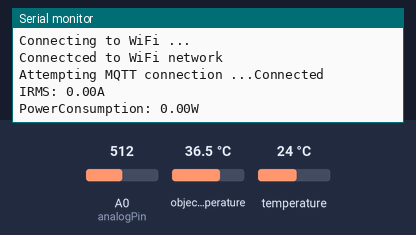
Bench run of a sketch on a simulated ESP8266 (NodeMCU). Shown: the last lines printed to the serial monitor. The test bench sets the inputs (shaded band); at power-on: object temperature 36.5 °C, temperature 24 °C, A0 (analogPin) = 512. WiFi joins after 1.5 s; servers stay silent unless stated; no MQTT or app messages arrive unless stated; not simulated (calls return 0 or success): credentials.h; names the files do not define were given values by the test bench: MQTT_PORT = 1883.

Above: at 2.7 s.
2.8 s: object temperature set to 20 °C
At 4.2 s:
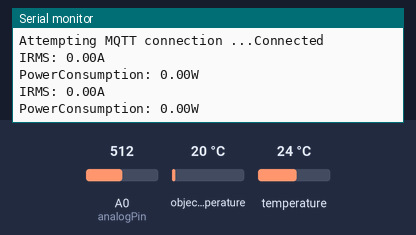
8.0 s: temperature set to 12 °C
9.5 s: object temperature set to 26 °C
At 12.4 s:
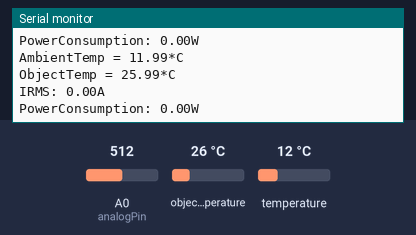

Measured:
- after the input at 9.5 s, the serial monitor: prints a new line after 2.1 s (image 2)

The sketch:

aramfelvetel_homero.ino
```cpp
#pragma region "includes"
#include "Adafruit_MLX90614.h"
#include <PubSubClient.h>
#include <ESP8266WiFi.h>
#include "credentials.h"
#pragma ends

#pragma region "variables"
WiFiClient espClient;
PubSubClient client(espClient);

const char ssid[] = WIFI_SSID;
const char password[] = WIFI_PASSWORD;

const char mqtt_server[] = MQTT_SERVER;
const int mqtt_port = MQTT_PORT;
const char mqtt_user[] = MQTT_USER;
const char mqtt_password[] = MQTT_PASSWORD;

const char client_id[] = CLIENT_ID;
int analogPin = A0; // Analóg bemenet
int max_val;
int new_val;
int old_val = 540;
float IRMS;
bool meres_kezdheto = false;
int digitPin1 = D1;
int digitPin2 = D2;
//Hőmérőszenzor
Adafruit_MLX90614 mlx = Adafruit_MLX90614();
long temptime;
long timer;
long timer2;
#pragma end

void reconnect() {
  while (!client.connected()) {
     Serial.print("Attempting MQTT connection ...");
     if (client.connect(client_id, mqtt_user, mqtt_password)) {
        Serial.println("Connected");
        client.subscribe("s/us");
      }
      else {
        Serial.print("Failed, rc= ");
        Serial.print(client.state());
        Serial.println("Try again in 5 seconds");
        delay(5000);
      }
    }
}

void sendTemp() {
  double temperature = mlx.readObjectTempC();
  String temp = "200,Temperature,temperature," + (String)temperature;
  char payload[temp.length() + 1];
  temp.toCharArray(payload, temp.length() + 1);
  client.publish("s/us", payload);
}

void sendIRMS(float IRMS) {
  int watt = 240*IRMS;
  String temp = "200,Ammeter,IRMS," + String(IRMS) + "\n200,Ammeter,Watt," + (String)watt;
  char payload[temp.length() + 1];
  temp.toCharArray(payload, temp.length() + 1);
  client.publish("s/us", payload);
  delay(100);
}

// Az alábbi függvény megvizsgálja, hogy pozitív félhullámot mintavételezünk-e
bool emelkedik() {
  bool emelkedes;
  analogReference(EXTERNAL);
  int new_val1 = analogRead(analogPin);
  delayMicroseconds(50);
  analogReference(EXTERNAL);
  int new_val2 = analogRead(analogPin);
  if(new_val2 > new_val1 && new_val2 > 552){
    emelkedes =true;
  }
  else {
    emelkedes =false;
  }
  return emelkedes;
}
void Tempprint(){
  Serial.print("AmbientTemp = ");
  Serial.print(mlx.readAmbientTempC());
  Serial.println("*C");
  Serial.print("ObjectTemp = ");
  Serial.print(mlx.readObjectTempC());
  Serial.println("*C");
}

void setup() {
  Serial.begin(115200);
  WiFi.begin(ssid, password);
  while (WiFi.status() != WL_CONNECTED) {
    delay(500);
    Serial.println("Connecting to WiFi ...");
  }
  Serial.println("Connectced to WiFi network");

  client.setServer(mqtt_server,  mqtt_port);
  reconnect();

  pinMode(A0,INPUT);
  pinMode(D1,INPUT);
  pinMode(D2,INPUT);
  mlx.begin();
  temptime=millis();
  timer=millis();
  timer2=millis();
}

// Megnézzük, hogy pozitív félhullámot vizsgálunk-e, és megkeressük a maximum értéket
// Amint megvan a maximum érték, kiértékeljük a mért eredményt, és kiíratjuk.
void loop() {
  client.loop();
  if(millis()-temptime > 1000){
    temptime = millis();
  }
  meres_kezdheto = emelkedik();
  while(meres_kezdheto){
  analogReference(EXTERNAL);
  new_val = analogRead(analogPin);
  if(new_val > old_val){
    old_val = new_val;
  }
  else {
    delayMicroseconds(50);
    analogReference(EXTERNAL);
    new_val =analogRead(analogPin);
    if(new_val < old_val) {
      max_val =old_val;
      IRMS =(((max_val*4.79/1024)-2.395)/200)*1000/1.41;
      old_val =512;
      meres_kezdheto =false;
     }
   }
 }
 if(millis()-timer>1000){
  reconnect();
  timer=millis();
  Serial.print("IRMS: ");
  Serial.println((String)IRMS+"A");
  Serial.print("PowerConsumption: ");
  Serial.println((String)(240*IRMS)+"W");
  sendIRMS(IRMS);
 }
 if(millis()-timer2>5000){
  timer2=millis();
  Tempprint();
  sendTemp();
 }
}
```
